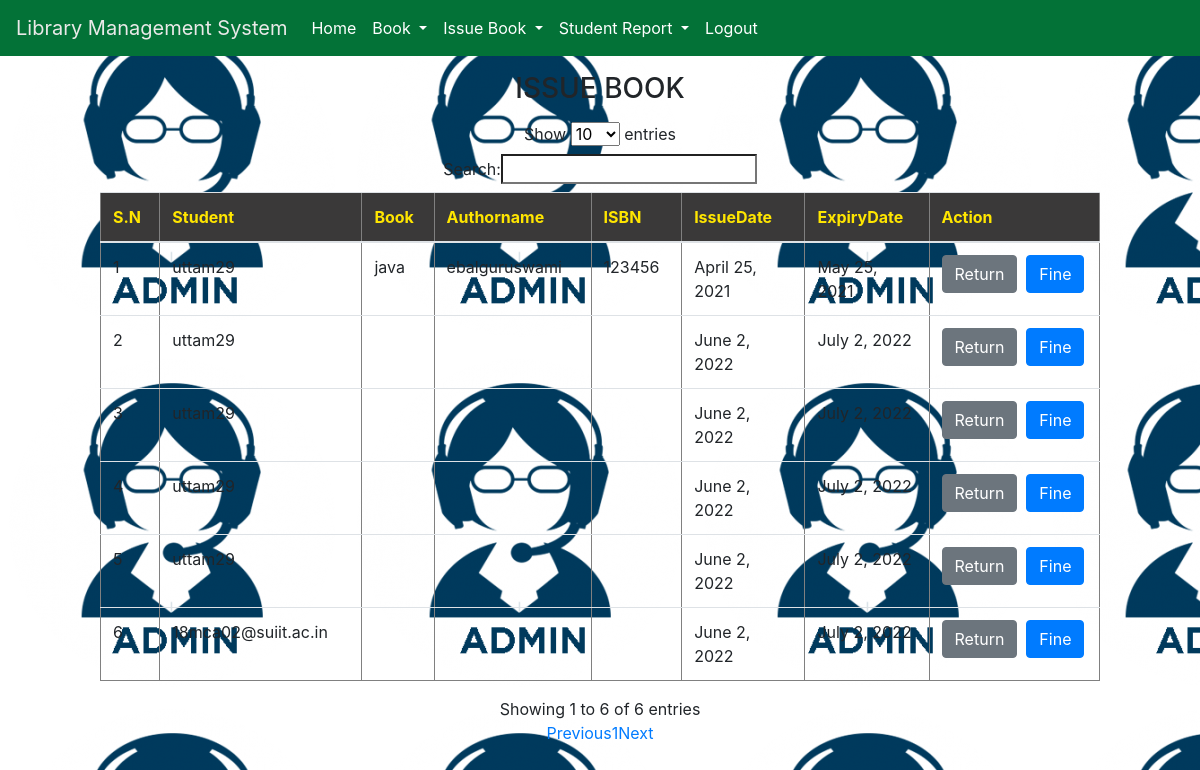
/viewissue/ (signed in), run on the app's committed database.
### library/models.py (models this page shows, shortened)
class Student(models.Model):
    studentinfo = models.ForeignKey(Studentinfo,on_delete=models.CASCADE, null=True)
    book = models.ForeignKey(Book,on_delete=models.CASCADE, null=True)
    issue_date = models.DateField(null=True)
    expiry_date = models.DateField(null=True)

class Studentinfo(models.Model):
    user=models.ForeignKey(User,on_delete=models.CASCADE,null=True)
    rollNo=models.CharField(max_length=100,null=True)
    branch=models.CharField(max_length=100,null=True)

class Book(models.Model):
    book_name=models.CharField(max_length=100, null=True)
    category = models.CharField(max_length=30,null=True)
    quantity =models.IntegerField(null=True)
    author = models.CharField(max_length=100,null=True)
    isbn = models.IntegerField(null=True)

### library/views.py (the view)
# urls.py: path('viewissue/',Viewissue, name='viewissue'),
def Viewissue(request):
    if not request.user.is_authenticated:
        return redirect('studentlogin')
    order1 = Student.objects.all()
    d = {'data1':order1}
    return render(request,'viewissue.html',d)

### library/templates/viewissue.html
{% extends 'navigation.html' %}
{% load static %}
{% block body %}
<center>
        <h3 class="my-3">ISSUE BOOK </h3>
        <table border="1" style="width:1000px" id="myTable"  class="table table-border">
<thead style="background-color:#3a3939;color:rgb(255, 230, 0)">
        <tr>
            <th>S.N</th>
            <th>Student</th>
            <th>Book</th>
            <th>Authorname</th>
            <th>ISBN</th>
            <th>IssueDate</th>
            <th>ExpiryDate</th>
            <th>Action</th>
        </tr>
        </thead>
            <tbody>
        {% for i in data1 %}
         <tr>
             <td>{{forloop.counter}} </td>
             <td>{{i.studentinfo.user.username}} </td>
             <td>{{i.book.book_name}} </td>
             <td>{{i.book.author}} </td>
             <td>{{i.book.isbn}} </td>
             <td>{{i.issue_date}}</td>
             <td>{{i.expiry_date}}</td>
             <td><a href="{% url 'returnbook' i.id %}" class="btn btn-secondary">Return</a>&nbsp;&nbsp;<a href="{% url 'fine' i.id %}" class="btn btn-primary">Fine</a></td>
         </tr>
        {% endfor %}
</tbody>
    </table>
</center>
{% endblock %}

### library/templates/navigation.html (shortened to what this page needs)
{% load static %}
<!DOCTYPE html>
<html lang="en">
<head>
  <link rel="stylesheet" href="https://maxcdn.bootstrapcdn.com/bootstrap/4.3.1/css/bootstrap.min.css">
<link href="https://stackpath.bootstrapcdn.com/font-awesome/4.7.0/css/font-awesome.min.css" rel="stylesheet">
</head>
<body >
<nav class="navbar navbar-expand-sm" style="background-color:#037237">
  <a class="navbar-brand" href="{% url 'admin_home' %}" style="color:rgb(234, 233, 232)">Library Management System</a>
  <ul class="navbar-nav">
    <li class="nav-item">
      <a class="nav-link" href="{% url 'admin_home' %}" style="color:white">Home</a>
    </li>
    <li class="nav-item dropdown">
      <a class="nav-link dropdown-toggle" href="#" id="navbardrop" data-toggle="dropdown" style="color:white">
      Book
      </a>
    </li>
    <li class="nav-item dropdown">
      <a class="nav-link dropdown-toggle" href="#" id="navbardrop" data-toggle="dropdown" style="color:white">
       Issue Book
      </a>
    </li>
    <li class="nav-item dropdown">
      <a class="nav-link dropdown-toggle" href="#" id="navbardrop" data-toggle="dropdown" style="color:white">
       Student Report
      </a>
    </li>
    <li class="nav-item">
      <a class="nav-link" href="{% url 'home' %}" style="color:white">Logout</a>
    </li>
  </ul>
</nav>
{% block body %}
{% endblock %}
</body>
</html>

### library/templates/navigation.html (style rules this page uses)
* { box-sizing: border-box; }
body { background-image:url("admin.png"); }

### data on the page
Student: studentinfo.user.username "uttam29", book.book_name "java", book.author "ebalguruswami", book.isbn "123456", issue_date "April 25, 2021", expiry_date "May 25, 2021"
Student: studentinfo.user.username "uttam29", issue_date "June 2, 2022", expiry_date "July 2, 2022"
Student: studentinfo.user.username "uttam29", issue_date "June 2, 2022", expiry_date "July 2, 2022"
Student: studentinfo.user.username "uttam29", issue_date "June 2, 2022", expiry_date "July 2, 2022"
Student: studentinfo.user.username "uttam29", issue_date "June 2, 2022", expiry_date "July 2, 2022"
Student: studentinfo.user.username "18mca02@suiit.ac.in", issue_date "June 2, 2022", expiry_date "July 2, 2022"
